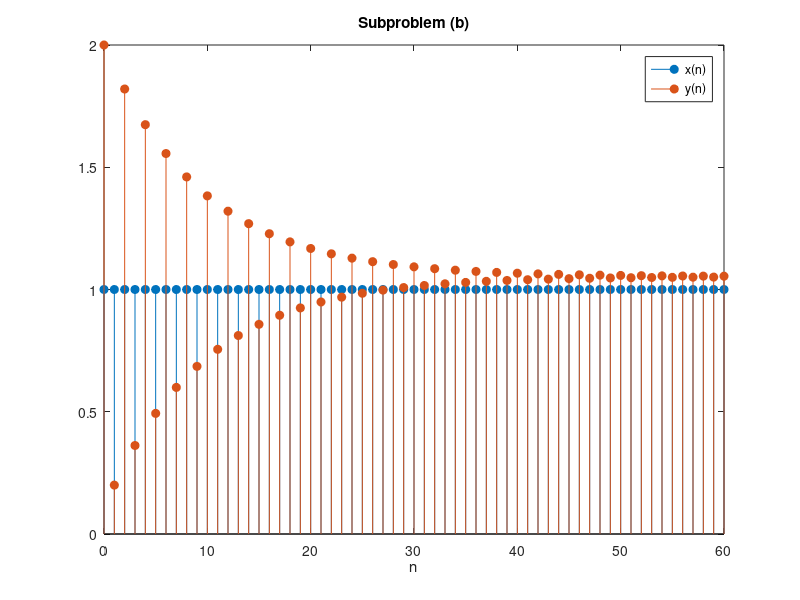

MATLAB code for this plot:
%system model: y(n) + 0.9y(n-1) = 2x(n) ; y(-1) = 0
%case:x(n) = u(n)

n = 0:60;
b = [2];
a = [1 0.9];
x = ones(length(n), 1);
y = filter(b, a, x);
figure
stem(n, [x y], 'fill');
xlabel('n')
title('Subproblem (b)');
legend('x(n)', 'y(n)');